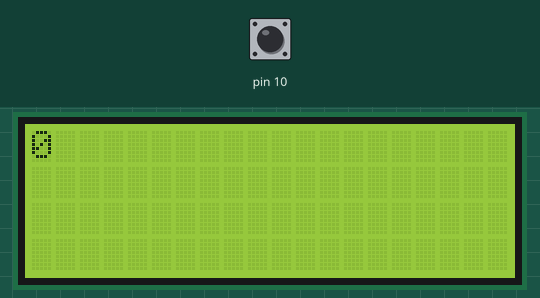
Simulated run of this sketch. Board: Arduino Uno, built with avr-gcc and run on an emulated ATmega328P. On the bench: 20×4 character LCD. The inputs (shaded band) are chosen by the test bench; at power-on: pin 10 HIGH.

Above: at 3.1 s.
3.2 s: pin 10 pulled LOW for 0.15 s
At 4.7 s:
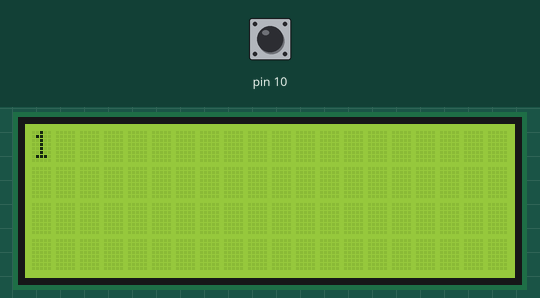
5.0 s: pin 10 pulled LOW for 1 s
7.5 s: pin 10 pulled LOW for 0.15 s
9.1 s: pin 10 pulled LOW for 1 s
At 10.9 s:
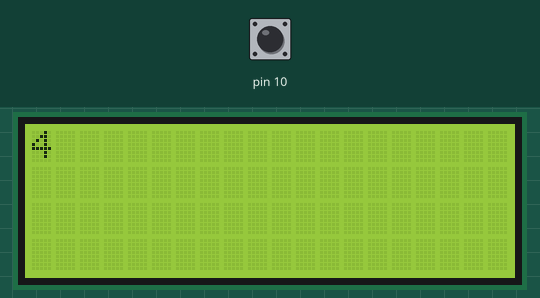
Timing chart, 0 to 12.4 s (numbered marks = the images above; inputs shaded):
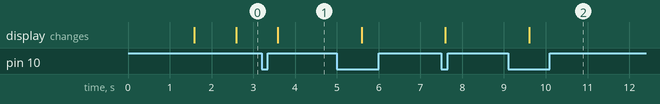

The sketch:

Test_interrupt.ino
```cpp
#include <LiquidCrystal_I2C.h>
#include <PinChangeInt.h>

volatile int intr = 0;

LiquidCrystal_I2C lcd(0x27, 20, 4);

void interruptFunction( void )
{
  intr++;
}

void setup() {
   pinMode(10, INPUT_PULLUP);
   attachPinChangeInterrupt(10, interruptFunction, FALLING);
   lcd.init();
   lcd.backlight();
   lcd.setCursor(0, 0);
   lcd.print("Made by aleksander");
   delay(1500);
   lcd.clear();
}

void loop() {
  delay(1000);
  lcd.setCursor(0, 0);
  lcd.print(intr);
  //Serial.println(intr);
}
```

Measured:
- after the input at 3.2 s, the display: changes after 0.39 s (image 1)
- after the input at 9.1 s, the display: changes after 0.50 s (image 2)
